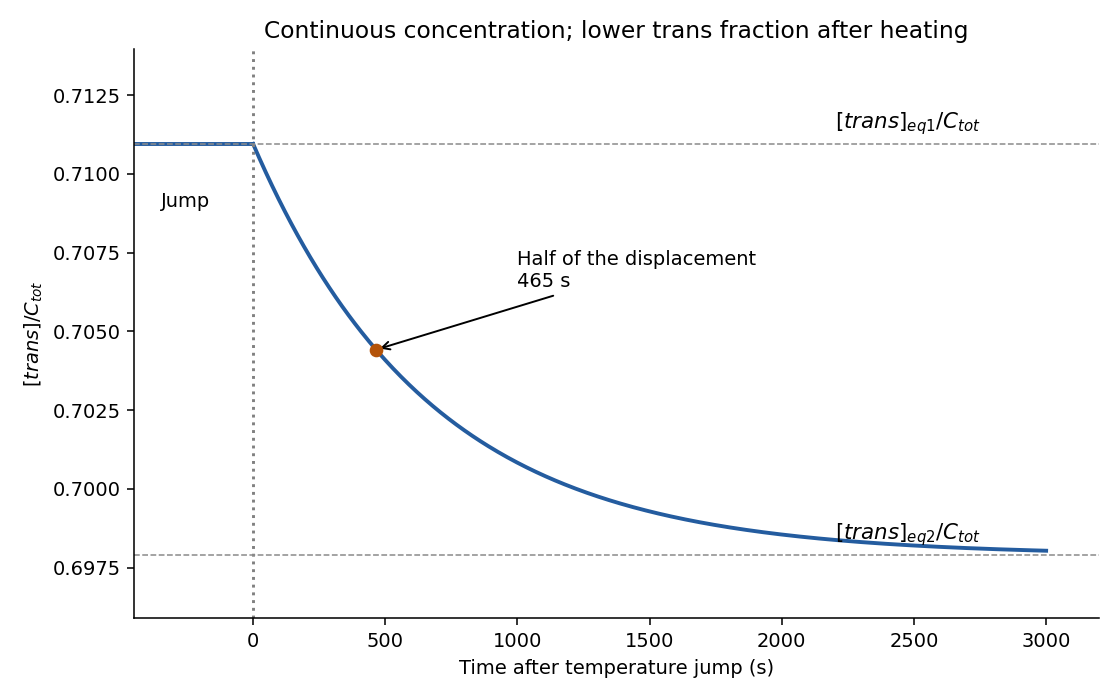

Reproduce this figure in Python.
"""Original solution schematic; Python 3.14, numpy 2.3.5, matplotlib 3.10.7.
Writes its own PNG basename to the current working directory.
"""
from pathlib import Path
import sys
for candidate in Path(__file__).resolve().parents:
    if (candidate / 'tools' / 'chemistry_diagram.py').exists():
        sys.path.insert(0, str(candidate))
        break
import numpy as np
import matplotlib.pyplot as plt
from matplotlib.patches import FancyArrowPatch, Circle
from tools.chemistry_diagram import atom, bond, ring, wedge, curly, flow, finish, save, BLUE, ORANGE, GREEN

def txt(ax,x,y,s,size=11,color='0.15',ha='center'):
    ax.text(x,y,s,ha=ha,va='center',fontsize=size,color=color)
def couple(ax,a,b,label,rad=.3,offset=(0,0)):
    ax.add_patch(FancyArrowPatch(a,b,connectionstyle=f'arc3,rad={rad}',arrowstyle='<->',mutation_scale=10,color=BLUE,lw=1.3))
    m=(np.asarray(a)+np.asarray(b))/2+np.asarray(offset)
    txt(ax,*m,label,10,BLUE)
def benzene(ax,c=(0,0),scale=1):
    t=np.deg2rad([30,90,150,210,270,330]);pts=np.column_stack([np.cos(t),np.sin(t)])*scale+np.asarray(c)
    ring(ax,pts,{0:2,2:2,4:2});return pts
def carbonyl(ax,c,left,right,oxy='O',tetra=False,down=None):
    x,y=c;o=(x,y+1);bond(ax,c,o,1 if tetra else 2);atom(ax,o,oxy)
    for q,label in [(left[0],left[1]),(right[0],right[1])]:bond(ax,c,q);atom(ax,q,label)
    if down:bond(ax,c,down[0]);atom(ax,down[0],down[1])
    return o

fig,ax=plt.subplots(figsize=(8,5))
R=8.3145;K1=np.exp(2230/R/298);f1=K1/(1+K1);f2=2.31/3.31;k=.00104+.00104/2.31
x=np.linspace(0,3000,500);f=f2+(f1-f2)*np.exp(-k*x)
ax.plot([-450,0],[f1,f1],color=BLUE,lw=2);ax.plot(x,f,color=BLUE,lw=2)
ax.axvline(0,color='0.5',ls=':');ax.axhline(f1,color='0.55',ls='--',lw=.8);ax.axhline(f2,color='0.55',ls='--',lw=.8)
th=np.log(2)/k;fm=(f1+f2)/2;ax.scatter([th],[fm],color=ORANGE,zorder=4)
ax.annotate('Half of the displacement\n465 s',(th,fm),(1000,fm+.002),arrowprops={'arrowstyle':'->'},fontsize=10)
ax.text(2200,f1+.0005,r'$[trans]_{eq1}/C_{tot}$',fontsize=11);ax.text(2200,f2+.0005,r'$[trans]_{eq2}/C_{tot}$',fontsize=11)
ax.text(-350,f1-.002,'Jump',fontsize=10)
ax.set(xlabel='Time after temperature jump (s)',ylabel=r'$[trans]/C_{tot}$',xlim=(-450,3200),ylim=(f2-.002,f1+.003))
ax.set_title('Continuous concentration; lower trans fraction after heating')
ax.spines[['top','right']].set_visible(False);fig.tight_layout()

save(fig, 'paper-1-isomerization-relaxation.png')
